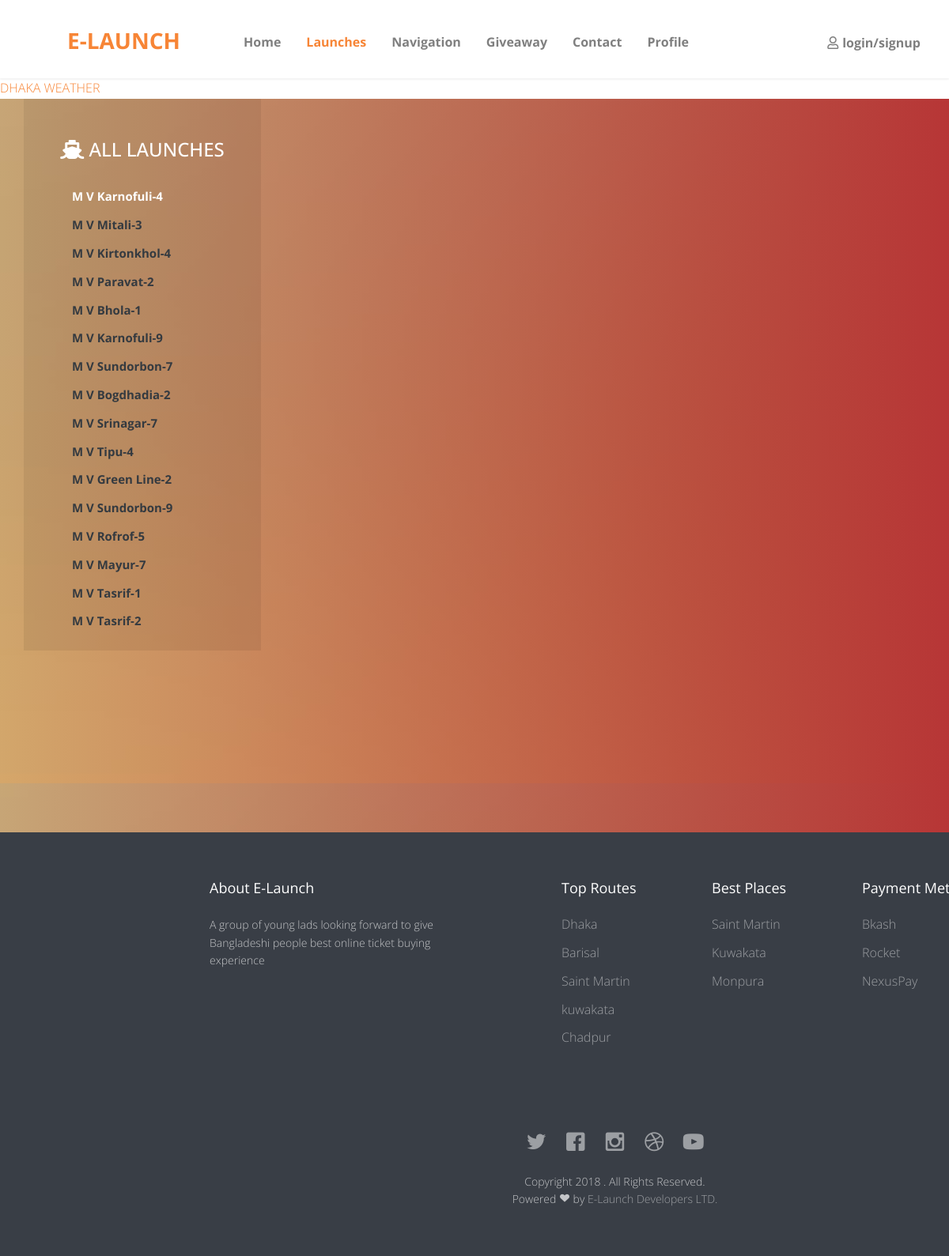
/lb/launch.php, run on the app's committed database.
### tables this page shows
CREATE TABLE `launch` (
  `launch_id` varchar(50) NOT NULL,
  `launch_name` varchar(100) DEFAULT NULL,
  `reg_date` date DEFAULT NULL,
  `arrTime` varchar(20) DEFAULT NULL,
  `depTime` varchar(20) DEFAULT NULL,
  `low_price` int(11) DEFAULT NULL,
  `high_price` int(11) DEFAULT NULL,
  `capacity` decimal(6,0) DEFAULT NULL
);

### lb/launch.php (the view, shortened to what this page needs)
<?php
include("dbconnection.php");
?>
<!DOCTYPE html>
<html class="no-js">
<head>
    <link rel="stylesheet" href="css/animate.css">
    <link rel="stylesheet" href="css/icomoon.css">
    <link rel="stylesheet" href="css/bootstrap.css">
    <link rel="stylesheet" href="css/superfish.css">
    <link rel="stylesheet" href="css/magnific-popup.css">
    <link rel="stylesheet" href="css/cs-select.css">
    <link rel="stylesheet" href="css/cs-skin-border.css">
    <link rel="stylesheet" href="https://stackpath.bootstrapcdn.com/bootstrap/4.1.3/css/bootstrap.min.css">
    <link rel="stylesheet" href="https://cdnjs.cloudflare.com/ajax/libs/baguettebox.js/1.8.1/baguetteBox.min.css">
    <link rel="stylesheet" href="https://use.fontawesome.com/releases/v5.5.0/css/all.css">
    <link rel="stylesheet" href="css/style.css">
</head>
<body>
    <div id="fh5co-wrapper">
        <div id="fh5co-page">
            <?php include("header.php");?>
            <?php include("weather.php");?>
            <div class="fh5co-hero">
                <div class="fh5co-overlay"></div>
                <div class="fh5co-cover" data-stellar-background-ratio=".5" style="background-image: url(images/cover_bg_1.jpg);">
                    <div class="desc2">
                        <div class="container">
                            <div class="row">
                                <div class="col-4 launchSearch">
                                    <h1><i class="fas fa-ship"></i> All Launches</h1>
                                    <ul>
                                        <?php
                                            $allLaunches="SELECT launch_id, launch_name FROM launch ORDER BY reg_date ASC";
                                            $runAllLaunches = mysqli_query($conn,$allLaunches);
                                            while($row = mysqli_fetch_array($runAllLaunches)){
                                                $lId = $row['launch_id'];
                                                $lname = $row['launch_name'];
                                                echo"<li><button value='$lId' id='$lId' onclick='launchDetailsFunction(this)'>$lname</button></li>";
                                            }
                                        ?>
                                    </ul>
                                </div>
                                <div class="col-8 launchDetail">
                                </div>
                            </div>
                        </div>
                    </div>
                </div>
            </div>
            <?php include("footer.php");?>
        </div>
    </div>
</body>
</html>

### lb/header.php (shortened to what this page needs)
<header id="fh5co-header-section" class="sticky-banner">
    <div class="container">
        <div class="nav-header">
            <h1 id="fh5co-logo">
                <a href="index.php">
                    <i class = icon-logo-l></i>
                    E-Launch
                </a>
            </h1>
            <nav id="fh5co-menu-wrap" role="navigation">
                <ul class="sf-menu" id="fh5co-primary-menu">
                    <?php
                      if(basename($_SERVER['PHP_SELF']) == 'index.php'){
                            echo'<li class="active">
                                    <a href="index.php">Home</a>
                                </li>';
                        }else echo'<li class="">
                                        <a href="index.php">Home</a>
                                    </li>';
                    ?>
                    <?php
                      if(basename($_SERVER['PHP_SELF']) == 'launch.php'){
                            echo'<li class="active">
                                    <a href="launch.php">Launches</a>
                                </li>';
                        }else echo'<li class="">
                                        <a href="launch.php">Launches</a>
                                    </li>';
                    ?>
                    <?php
                      if(basename($_SERVER['PHP_SELF']) == 'navigation.php'){
                            echo'<li class="active">
                                    <a href="navigation.php">Navigation</a>
                                </li>';
                        }else echo'<li class="">
                                        <a href="navigation.php">Navigation</a>
                                    </li>';
                    ?>
                    <?php
                      if(basename($_SERVER['PHP_SELF']) == 'giveaway.php'){
                            echo'<li class="active">
                                    <a href="giveaway.php">Giveaway</a>
                                </li>';
                        }else echo'<li class="">
                                        <a href="giveaway.php">Giveaway</a>
                                    </li>';
                    ?>
                    <?php
                      if(basename($_SERVER['PHP_SELF']) == 'contact.php'){
                            echo'<li class="active">
                                    <a href="contact.php">Contact</a>
                                </li>';
                        }else echo'<li class="">
                                        <a href="contact.php">Contact</a>
                                    </li>';
                    ?>
                    <?php
                      if(basename($_SERVER['PHP_SELF']) == 'profile.php'){
                            echo'<li class="active">
                                    <a href="profile.php">Profile</a>
                                </li>';
                        }else echo'<li class="">
                                        <a href="profile.php">Profile</a>
                                    </li>';
                    ?>
                </ul>
            </nav>
        </div>
    </div>
    <div class="login">
    <?php
        if(isset($_SESSION['email'])){
            echo "<a href='index.php?logout=1'> <i class='far fa-user'></i>logout</a>";
        }
        else{
            echo "<a href='login.php'> <i class='far fa-user'></i>login/signup</a>";
        }
    ?>
    </div>
</header>

### lb/weather.php (shortened to what this page needs)
<div class="fh5co-widget">
    <a class="weatherwidget-io animate-box" href="https://forecast7.com/en/23d8190d41/dhaka/" data-label_1="DHAKA" data-label_2="WEATHER" data-theme="original" style="float: left'">DHAKA WEATHER</a>
</div>

### lb/footer.php
<footer>
    <div id="footer">
        <div class="container" style="margin-left: 250px;">
            <div class="row row-bottom-padded-md">
                <div class="col-md-4 col-sm-2 col-xs-12 fh5co-footer-link">
                    <h3>About E-Launch</h3>
                    <p>A group of young lads looking forward to give Bangladeshi people best online ticket buying experience</p>
                </div>
                <div class="col-md-2 col-sm-2 col-xs-12 fh5co-footer-link" style="margin-left: 65px;">
                    <h3>Top Routes</h3>
                    <ul>
                        <li>
                            <a href="#">Dhaka</a>
                        </li>
                        <li>
                            <a href="#">Barisal</a>
                        </li>
                        <li>
                            <a href="#">Saint Martin</a>
                        </li>
                        <li>
                            <a href="#">kuwakata</a>
                        </li>
                        <li>
                            <a href="#">Chadpur</a>
                        </li>
                    </ul>
                </div>
                <div class="col-md-2 col-sm-2 col-xs-12 fh5co-footer-link">
                    <h3>Best Places</h3>
                    <ul>
                        <li>
                            <a href="#">Saint Martin</a>
                        </li>
                        <li>
                            <a href="#">Kuwakata</a>
                        </li>
                        <li>
                            <a href="#">Monpura</a>
                        </li>
                    </ul>
                </div>
                <div class="col-md-2 col-sm-2 col-xs-12 fh5co-footer-link">
                    <h3>Payment Methods</h3>
                    <ul>
                        <li>
                            <a href="#">Bkash</a>
                        </li>
                        <li>
                            <a href="#">Rocket</a>
                        </li>
                        <li>
                            <a href="#">NexusPay</a>
                        </li>
                    </ul>
                </div>
            </div>
            <div class="row">
                <div class="col-md-9 col-md-offset-2 text-center" style="margin-left:100px;">
                    <p class="fh5co-social-icons">
                        <a href="#">
                            <i class="icon-twitter2"></i>
                        </a>
                        <a href="#">
                            <i class="icon-facebook2"></i>
                        </a>
                        <a href="#">
                            <i class="icon-instagram"></i>
                        </a>
                        <a href="#">
                            <i class="icon-dribbble2"></i>
                        </a>
                        <a href="#">
                            <i class="icon-youtube"></i>
                        </a>
                    </p>
                    <p>Copyright 2018
                        <a href="#"></a>. All Rights Reserved.
                        <br>Powered
                        <i class="icon-heart3"></i> by
                        <a href="https://images.unsplash.com/photo-1533293046890-f1ab3e5e3af9?ixlib=rb-0.3.5&ixid=eyJhcHBfaWQiOjEyMDd9&s=6881a99773ca42bda1bd724e6b388000&auto=format&fit=crop&w=375&q=80" target="_blank">E-Launch Developers LTD.</a>
                    </p>
                </div>
            </div>
        </div>
    </div>
</footer>

### lb/css/icomoon.css (style rules this page uses)
[class^="icon-"], [class*=" icon-"] { font-family: 'icomoon' !important; speak: none; font-style: normal; font-weight: normal; font-variant: normal; text-transform: none; line-height: 1; -webkit-font-smoothing: antialiased; -moz-osx-font-smoothing: grayscale; }
.icon-heart3:before { content: "\e9b6"; }
.icon-dribbble2:before { content: "\ea66"; }
.icon-facebook2:before { content: "\ea68"; }
.icon-instagram:before { content: "\ea70"; }
.icon-twitter2:before { content: "\ea7d"; }
.icon-youtube:before { content: "\ea81"; }
.icon-logo-l:before { position: relative; top: -30px; left: -50px; content: url('https://image.ibb.co/keUVPe/rsz_2logo.png'); }

### lb/css/superfish.css (style rules this page uses)
.sf-menu, .sf-menu * { margin: 0; padding: 0; list-style: none; }
.sf-menu li { position: relative; }
.sf-menu > li { float: left; }
.sf-menu a { display: block; position: relative; }
.sf-menu { float: left; margin-bottom: 1em; }
.sf-menu a { border-left: 1px solid #fff; border-top: 1px solid #dFeEFF; border-top: 1px solid rgba(255,255,255,.5); padding: .75em 1em; text-decoration: none; zoom: 1; }
.sf-menu a { color: #13a; }
.sf-menu li { background: #BDD2FF; white-space: nowrap; *white-space: normal; -webkit-transition: background .2s; transition: background .2s; }

### data on the page
launch: launch_name "M V Karnofuli-4"
launch: launch_name "M V Mitali-3"
launch: launch_name "M V Kirtonkhol-4"
launch: launch_name "M V Paravat-2"
launch: launch_name "M V Bhola-1"
launch: launch_name "M V Karnofuli-9"
launch: launch_name "M V Sundorbon-7"
launch: launch_name "M V Bogdhadia-2"
launch: launch_name "M V Srinagar-7"
launch: launch_name "M V Tipu-4"
launch: launch_name "M V Green Line-2"
launch: launch_name "M V Sundorbon-9"
launch: launch_name "M V Rofrof-5"
launch: launch_name "M V Mayur-7"
launch: launch_name "M V Tasrif-1"
launch: launch_name "M V Tasrif-2"
